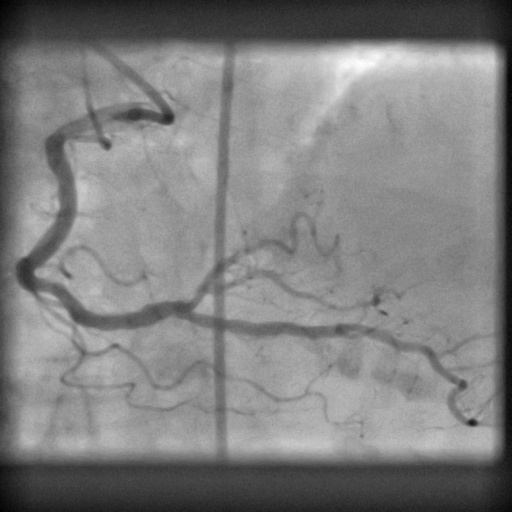
#> input picture Image_3.jpg, 512 x 512 px
$ python Segmentation_3.py
#> lines starting #> are read from the running program, lines starting #| are printed output that depends on the picture; after the words box and inside, x2 and y2 are one past the last pixel; in counts of white or black regions, pixels touching at a corner belong together
'''
Projekt w ramach przedmiotu Komputerowe Wspomaganie Obrazowej Diadnostyki Medycznej
wykrywanie przeweżen w tetnicach wieńcowych
'''

# ############################################## BIBLIOTEKI ########################################################## #
import numpy as np
import cv2 as cv
from matplotlib import pyplot as plt
from scipy import ndimage
import pandas as pd
from skimage.morphology import skeletonize
from skimage import data
from skimage.util import invert

# ############################################### FUNKCJE WLASNE ##################################################### #
def number(snc):
    img_rows, img_cols = snc.shape
    max_img = snc.max()
    min_img = snc.min()
    num_vec = np.zeros(max_img+1)
    for i in range(img_cols):
        for j in range(img_rows):
            pom = snc[i, j]
            if pom != 2:
                num_vec[pom] = num_vec[pom]+1
    num = 0
    max_value = num_vec.max()
    for i in range(max_img+1):
        if num_vec[i] == max_value:
            num = i

    return num

def imadjust(snc, a, b, c, d, gamma=1):
    img_rows, img_cols = snc.shape
    y = snc
    for i in range(img_cols):
        for j in range(img_rows):
            if snc[j, i] <= a:
                y[j, i] = c
            elif snc[j, i] >= b:
                y[j, i] = d
            else:
                y[j, i] = int((((snc[j, i] - a) / (b - a)) ** gamma) * (d - c) + c)

    return y

# ############################################## WCZYTYWANIE OBRAZÓW ################################################# #
img_gray = cv.imread('Image_3.jpg', 0)
#> img_gray is the input picture: shape (512, 512); min 1, max 255, mean 127.4

'''plt.imshow(img_gray,'gray')
plt.show()'''
# ######################################## PRZYGOTOWANIE DO SEGMENTACJI ############################################## #

# FILTRACJA ____________________________________________________________________________________________________________
img_gray_filtr = cv.medianBlur(img_gray, 5)

# WYROWNANIE HISTOGRAMU ________________________________________________________________________________________________
clahe = cv.createCLAHE(clipLimit=1., tileGridSize=(3, 3))
img_gray_equal = clahe.apply(img_gray_filtr)

'''
# NIELINIOWA ZMIANA JASNOSCI ___________________________________________________________________________________________
down_tresh = 0
up_thresh = 180
gamma = 1.2
img_gamma = imadjust(img_gray_equal, down_tresh, up_thresh, 10, 255, gamma)
'''

# ########################################## KONIEC PRZYGOTOWANIA DO SEGMENTACJI ##################################### #


# ###################################################### SEGMENTACJA ################################################# #

# PROGOWANIE ___________________________________________________________________________________________________________
thresh = 100
img_bin = cv.adaptiveThreshold(img_gray_filtr, thresh, cv.ADAPTIVE_THRESH_GAUSSIAN_C, cv.THRESH_BINARY_INV, 25, 7)
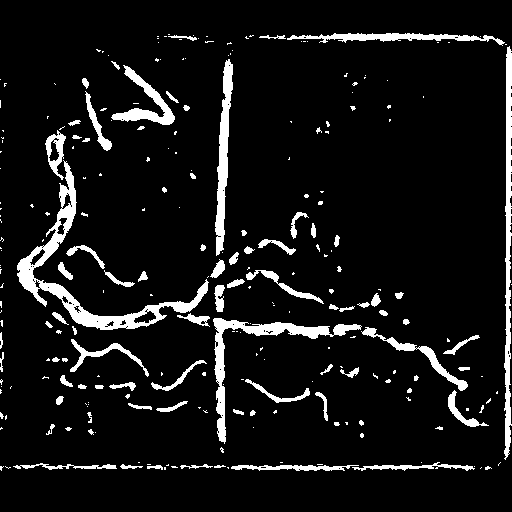
#> img_bin: shape (512, 512); values 0 (black) and 100 (white), 8.3% white; 257 white regions (171 under 20 px), largest, box (x1, y1, x2, y2) and area: (17, 160, 209, 330) 3837, (213, 318, 362, 444) 2185, (504, 46, 512, 460) 2106
img_bin_bg = cv.adaptiveThreshold(img_gray_filtr, thresh, cv.ADAPTIVE_THRESH_GAUSSIAN_C, cv.THRESH_BINARY_INV, 31, 11)
#> img_bin_bg: shape (512, 512); values 0 (black) and 100 (white), 5.6% white; 200 white regions (127 under 20 px), largest, box (x1, y1, x2, y2) and area: (504, 48, 512, 455) 1770, (41, 282, 208, 330) 1687, (216, 108, 229, 236) 960

# MORFOLOGIA ___________________________________________________________________________________________________________
kernel = cv.getStructuringElement(cv.MORPH_ELLIPSE, (5, 5))
kernel_d = cv.getStructuringElement(cv.MORPH_RECT, (3, 3))
kernel_e = cv.getStructuringElement(cv.MORPH_CROSS, (3, 3))

maska_fg_true = cv.dilate(img_bin, kernel_d, iterations=4)
#> maska_fg_true: shape (512, 512); values 0 (black) and 100 (white), 28.4% white; 58 white regions, largest, box (x1, y1, x2, y2) and area: (0, 29, 512, 475) 60257, (237, 360, 363, 430) 2858, (153, 30, 218, 47) 833
sure_fg = cv.erode(maska_fg_true, kernel_e, iterations=3)
#> sure_fg: shape (512, 512); values 0 (black) and 100 (white), 17% white; 62 white regions (11 under 20 px), largest, box (x1, y1, x2, y2) and area: (0, 32, 512, 472) 38788, (240, 378, 349, 427) 1144, (0, 300, 13, 395) 426
sure_fg = np.uint8(sure_fg)

maska_bg_true = cv.erode(img_bin_bg, kernel_d, iterations=1)
#> maska_bg_true: shape (512, 512); values 0 (black) and 100 (white), 2.7% white; 128 white regions (88 under 20 px), largest, box (x1, y1, x2, y2) and area: (49, 284, 139, 328) 710, (217, 109, 228, 233) 641, (507, 50, 512, 260) 603
sure_bg = cv.dilate(maska_bg_true, kernel, iterations=7)
#> sure_bg: shape (512, 512); values 0 (black) and 100 (white), 35.1% white; 8 white regions, largest, box (x1, y1, x2, y2) and area: (5, 20, 512, 466) 80079, (241, 371, 376, 438) 4163, (263, 452, 350, 483) 2186

# WATHERSHED ___________________________________________________________________________________________________________
unknown = cv.subtract(sure_bg, sure_fg)
#> unknown: shape (512, 512); values 0 (black) and 100 (white), 20.9% white; 42 white regions (1 under 20 px), largest, box (x1, y1, x2, y2) and area: (299, 40, 505, 395) 5831, (224, 277, 446, 352) 4924, (224, 333, 504, 461) 4750

_, markers = cv.connectedComponents(sure_fg)
#> markers: shape (512, 512) int32; 63 distinct labels, from 0 to 62
markers = markers+1
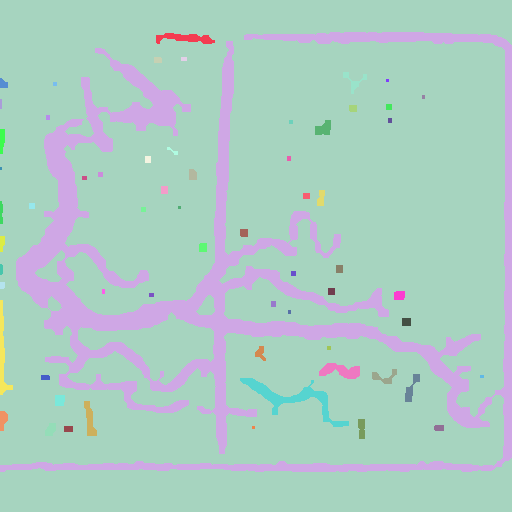
#> markers: shape (512, 512) int32; 63 distinct labels, from 1 to 63; one colour per label, 0 black
markers[unknown == 255] = 0

img_color = cv.cvtColor(img_gray_filtr, cv.COLOR_GRAY2BGR)

edges = cv.watershed(img_color, markers)
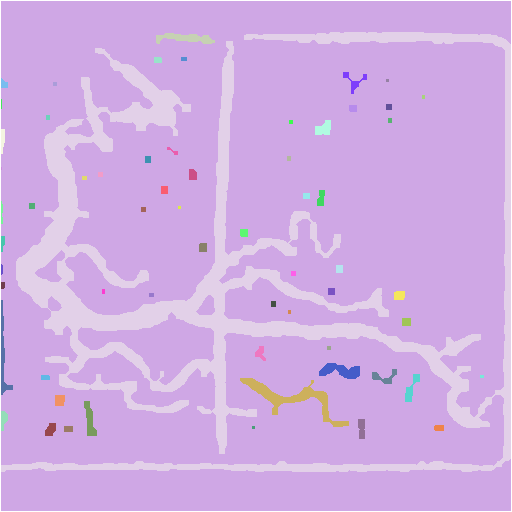
#> edges: shape (512, 512) int32; 64 distinct labels, from -1 to 63; one colour per label, 0 black, -1 white


# WYBIERANIE NACZYNIA __________________________________________________________________________________________________
seed = np.copy(img_gray_filtr)
seed[:, :] = [0]
#> seed: shape (512, 512); every value is 0
number_img = number(edges+1)
#> in number, `max_img = snc.max()`: max_img = 64
#> in number, `min_img = snc.min()`: min_img = 0
#> after the loop in number, `for i in range(img_cols):`: num_vec = 65 values, max 38368 at index 4, min 0 at index 1, mean 705.4
#> in number, `max_value = num_vec.max()`: max_value = 38368
#> number_img = 4

seed[edges == 3] = 1
#> seed: shape (512, 512); values 0 (black) and 1 (white), 14.6% white; 1 white region, box (x1, y1, x2, y2) and area: (1, 32, 511, 472) 38368
plt.imshow(sure_fg)
plt.show()


# ################################################ KONIEC SEGMENTACJI ################################################ #


# ############################################## PRZETWRARZANIE MASKI ################################################ #

# DOCINANIE MASKI ______________________________________________________________________________________________________
cut_vertical = 20
cut_horizonatal = 70

cut = seed[cut_horizonatal:-cut_horizonatal, cut_vertical:-cut_vertical]
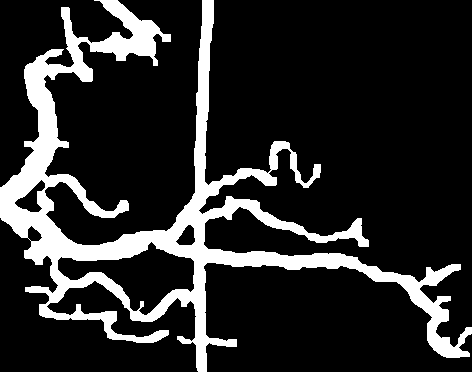
#> cut: shape (372, 472); values 0 (black) and 1 (white), 16.6% white; 1 white region, box (x1, y1, x2, y2) and area: (0, 0, 472, 372) 29190
# cut_dilate = cv.dilate(cut, kernel_d, iterations=1)

# MASKA O WIELKOSCI ORGINALNEGO ________________________________________________________________________________________
img_good_binary = np.copy(img_gray)
img_good_binary[:, :] = [0]

img_rows, img_cols = cut.shape  # rozmiar obrazu
#> img_rows = 372; img_cols = 472
xp = cut_horizonatal
xk = img_rows+cut_horizonatal
#> xk = 442
yp = cut_vertical
yk = img_cols+cut_vertical
#> yk = 492

img_good_binary[xp:xk, yp:yk] = cut
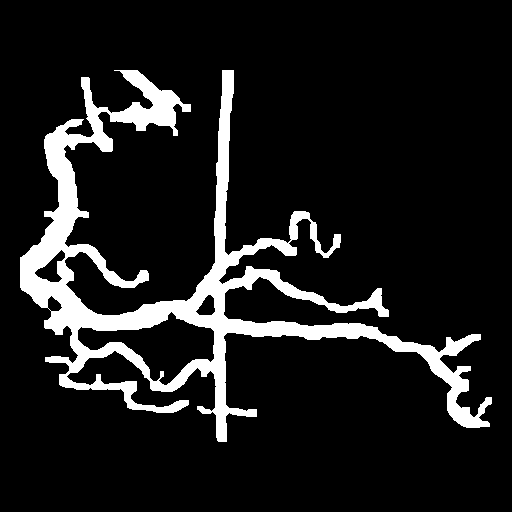
#> img_good_binary: shape (512, 512); values 0 (black) and 1 (white), 11.1% white; 1 white region, box (x1, y1, x2, y2) and area: (20, 70, 492, 442) 29190
plt.subplot(1, 2, 1)
plt.imshow(img_gray, 'gray')

plt.subplot(1, 2, 2)
plt.title("img_good_binary")
plt.imshow(img_good_binary, 'gray')
plt.show()
print(img_good_binary.max())
#| 1
# ############################################ KONIEC PRZETWARZANIA MASKI ############################################ #

# ZAPIS ZDJECIA ________________________________________________________________________________________________________
cv.imwrite('outt.png', img_good_binary*255)

# SZKIELET NACZYN WIENCOWYCH ___________________________________________________________________________________________
skeleton = skeletonize(img_good_binary)
#> skeleton: shape (512, 512) bool; 0.99% white in thin lines or dots, all inside (x1, y1, x2, y2) = (27, 70, 490, 437)

# WYKRYWANIE KRAWEDZI __________________________________________________________________________________________________
'''
out_canny = cv.Canny(img_gray, 10, 80)
'''

'''
laplacian = np.array(([1, 1, 1],
                      [1, -8, 1],
                      [1, 1, 1]), dtype=np.float32)*30

img_laplace = cv.filter2D(img_gamma_filtr, -1, laplacian)

kernel = cv.getStructuringElement(cv.MORPH_CROSS, (3, 3))

img_erode = cv.erode(img_laplace, kernel, iterations=1)
img_dilate = cv.dilate(img_erode, kernel, iterations=4)
img_erode = cv.erode(img_dilate, kernel, iterations=3)
kernel = cv.getStructuringElement(cv.MORPH_ELLIPSE, (3, 3))
img_dilate = cv.dilate(img_erode, kernel, iterations=2)
img_erode = cv.erode(img_dilate, kernel, iterations=2)
'''

# WYCIECIE ORGINALNYCH NACZYN __________________________________________________________________________________________
img_bitwise = cv.bitwise_and(img_gray_filtr, img_gray_filtr, mask=img_good_binary)

# WYSWIETLANIE SZKIELETU _______________________________________________________________________________________________
img_bitwise_color = cv.cvtColor(img_bitwise, cv.COLOR_GRAY2BGR)
img_bitwise_color[skeleton == 1] = [255, 0, 0]
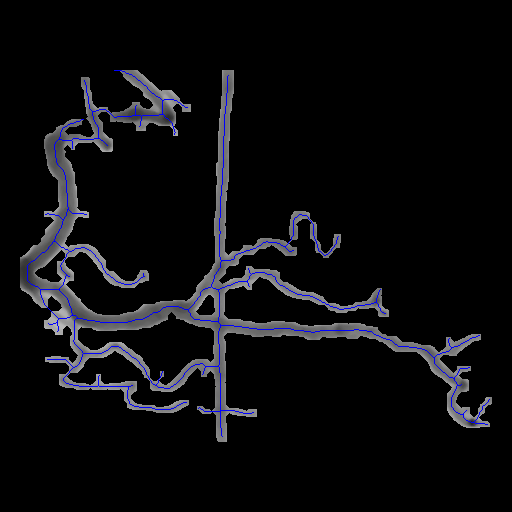
#> img_bitwise_color: shape (512, 512, 3); mean B, G, R 14.8, 12.3, 12.3
img_color[skeleton == 1] = [255, 0, 0]
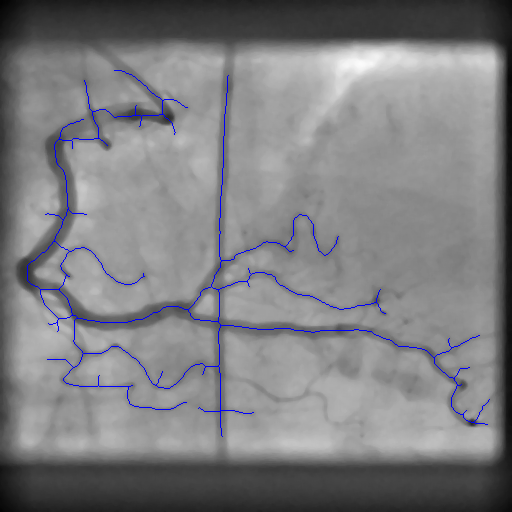
#> img_color: shape (512, 512, 3); mean B, G, R 128.8, 126.3, 126.3
cv.imwrite('out_skiel1.png', img_bitwise_color)
cv.imwrite('out_skiel1.png', img_color)


plt.title("img_bitwise")
plt.imshow(img_color, interpolation="bicubic")
plt.show()

$ run again, with Image_4.jpg copied over Image_3.jpg
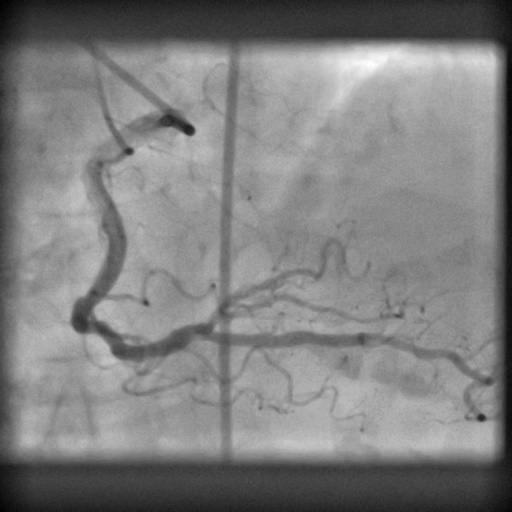
#> input picture Image_4.jpg, 512 x 512 px
#> img_gray is the input picture: shape (512, 512); min 0, max 255, mean 127.4
#> img_bin: shape (512, 512); values 0 (black) and 100 (white), 7.8% white; 294 white regions (185 under 20 px), largest, box (x1, y1, x2, y2) and area: (496, 36, 512, 458) 2148, (220, 57, 239, 294) 1863, (71, 171, 126, 334) 1829
#> img_bin_bg: shape (512, 512); values 0 (black) and 100 (white), 5.2% white; 186 white regions (103 under 20 px), largest, box (x1, y1, x2, y2) and area: (505, 48, 512, 456) 1762, (71, 172, 126, 334) 1606, (224, 58, 238, 177) 809
#> maska_fg_true: shape (512, 512); values 0 (black) and 100 (white), 28.3% white; 79 white regions, largest, box (x1, y1, x2, y2) and area: (41, 29, 512, 475) 58554, (149, 30, 221, 46) 890, (333, 352, 364, 384) 645
#> sure_fg: shape (512, 512); values 0 (black) and 100 (white), 16.3% white; 89 white regions (17 under 20 px), largest, box (x1, y1, x2, y2) and area: (44, 32, 512, 472) 36329, (152, 33, 218, 43) 429, (202, 76, 217, 112) 299
#> maska_bg_true: shape (512, 512); values 0 (black) and 100 (white), 2.4% white; 137 white regions (90 under 20 px), largest, box (x1, y1, x2, y2) and area: (507, 51, 512, 268) 603, (225, 62, 237, 175) 510, (95, 321, 144, 358) 440
#> sure_bg: shape (512, 512); values 0 (black) and 100 (white), 35.5% white; 8 white regions, largest, box (x1, y1, x2, y2) and area: (40, 21, 512, 465) 85244, (228, 451, 352, 483) 3033, (43, 452, 97, 481) 1186
#> unknown: shape (512, 512); values 0 (black) and 100 (white), 21.8% white; 42 white regions (5 under 20 px), largest, box (x1, y1, x2, y2) and area: (268, 40, 506, 460) 11299, (40, 192, 175, 409) 4680, (230, 51, 325, 294) 4187
#> `edges = cv.watershed(img_color, markers)`:
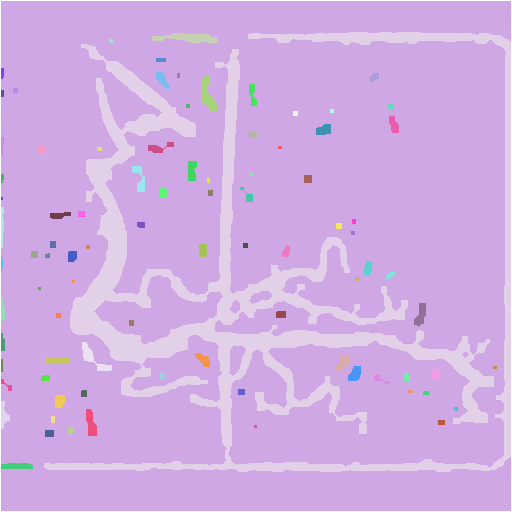
#> edges: shape (512, 512) int32; 91 distinct labels, from -1 to 90; one colour per label, 0 black, -1 white
#> max_img = 91
#> min_img = 0
#> after the loop in number, `for i in range(img_cols):`: num_vec = 92 values, max 35915 at index 4, min 0 at index 1, mean 479
#> max_value = 35915
#> number_img = 4
#> cut: shape (372, 472); values 0 (black) and 1 (white), 15.4% white; 1 white region, box (x1, y1, x2, y2) and area: (50, 0, 472, 372) 26999
#> img_good_binary: shape (512, 512); values 0 (black) and 1 (white), 10.3% white; 1 white region, box (x1, y1, x2, y2) and area: (70, 70, 492, 442) 26999
#| 1
#> skeleton: shape (512, 512) bool; 0.92% white in thin lines or dots, all inside (x1, y1, x2, y2) = (83, 70, 489, 438)
#> `img_color[skeleton == 1] = [255, 0, 0]`:
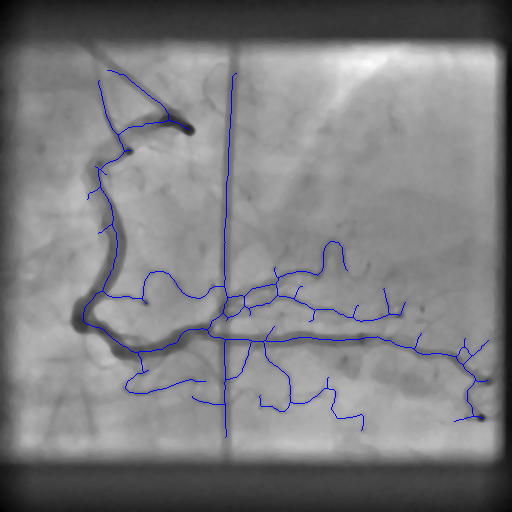
#> img_color: shape (512, 512, 3); mean B, G, R 128.7, 126.4, 126.4

$ run again, with Image_2.png saved as Image_3.jpg
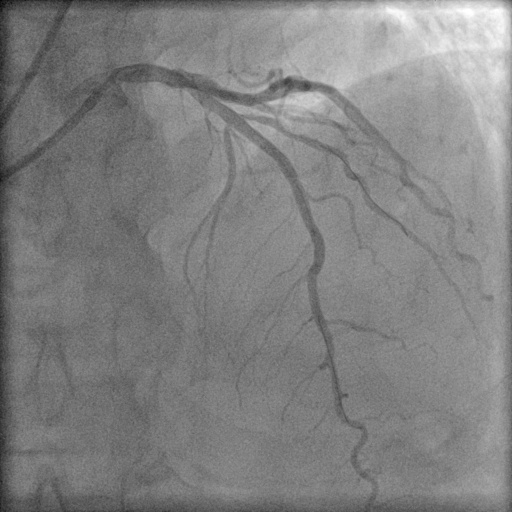
#> input picture Image_2.png, 512 x 512 px
#> img_gray is the input picture: shape (512, 512); min 6, max 255, mean 128.9
#> img_bin: shape (512, 512); values 0 (black) and 100 (white), 4.4% white; 471 white regions (371 under 20 px), largest, box (x1, y1, x2, y2) and area: (207, 77, 380, 136) 1444, (247, 115, 411, 236) 1019, (309, 285, 348, 416) 679
#> img_bin_bg: shape (512, 512); values 0 (black) and 100 (white), 2.2% white; 249 white regions (189 under 20 px), largest, box (x1, y1, x2, y2) and area: (269, 77, 365, 120) 751, (210, 87, 264, 106) 403, (247, 124, 286, 166) 337
#> maska_fg_true: shape (512, 512); values 0 (black) and 100 (white), 24.2% white; 128 white regions, largest, box (x1, y1, x2, y2) and area: (104, 41, 441, 512) 29093, (0, 0, 98, 145) 3411, (102, 0, 512, 98) 3384
#> sure_fg: shape (512, 512); values 0 (black) and 100 (white), 12.2% white; 143 white regions (42 under 20 px), largest, box (x1, y1, x2, y2) and area: (107, 44, 438, 512) 17595, (0, 0, 95, 142) 1853, (105, 0, 512, 95) 1791
#> maska_bg_true: shape (512, 512); values 0 (black) and 100 (white), 0.68% white; 116 white regions (95 under 20 px), largest, box (x1, y1, x2, y2) and area: (270, 78, 350, 107) 404, (212, 88, 261, 105) 253, (262, 140, 283, 164) 119
#> sure_bg: shape (512, 512); values 0 (black) and 100 (white), 20.1% white; 21 white regions, largest, box (x1, y1, x2, y2) and area: (122, 52, 419, 286) 25932, (301, 291, 380, 491) 7173, (352, 0, 458, 44) 3263
#> unknown: shape (512, 512); values 0 (black) and 100 (white), 12.1% white; 57 white regions (2 under 20 px), largest, box (x1, y1, x2, y2) and area: (280, 105, 419, 235) 2474, (260, 125, 412, 245) 2451, (318, 292, 377, 439) 2152
#> `edges = cv.watershed(img_color, markers)`:
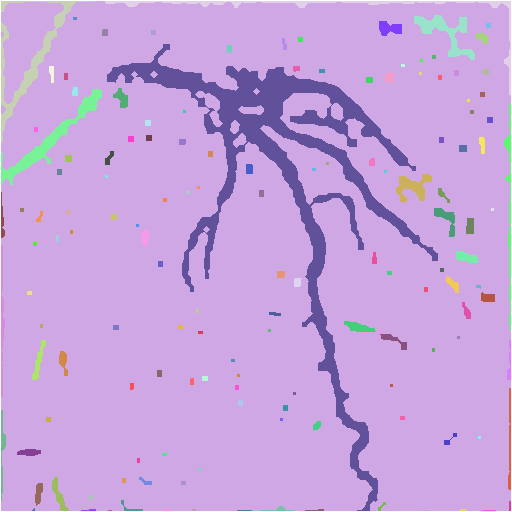
#> edges: shape (512, 512) int32; 145 distinct labels, from -1 to 144; one colour per label, 0 black, -1 white
#> max_img = 145
#> min_img = 0
#> after the loop in number, `for i in range(img_cols):`: num_vec = 146 values, max 17582 at index 14, min 0 at index 1, mean 222.7
#> max_value = 17582
#> number_img = 14
#> `seed[edges == 3] = 1`:
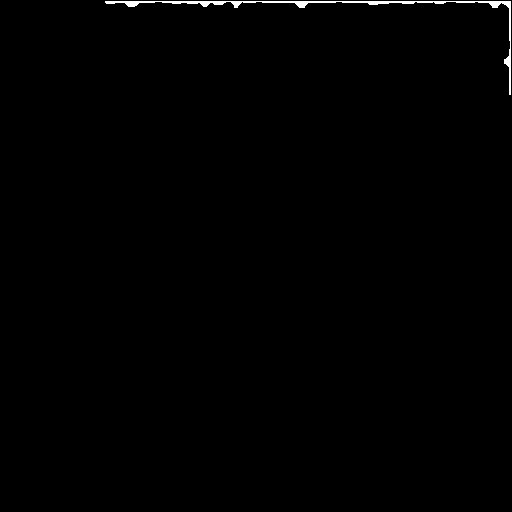
#> seed: shape (512, 512); values 0 (black) and 1 (white), 0.49% white; 1 white region, box (x1, y1, x2, y2) and area: (105, 1, 511, 95) 1290
#> cut: shape (372, 472); every value is 0
#| 0
#> img_bitwise_color: shape (512, 512, 3); every value is 0
